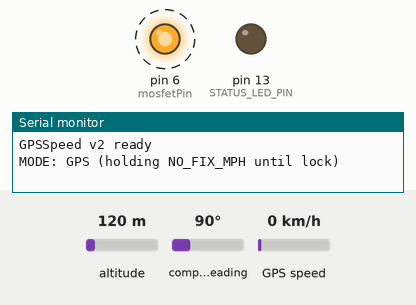
Recording of a sketch running on a simulated Arduino Uno, built for the host (arithmetic inside an expression is 32-bit, double 64-bit). Shown: output pins drawn as LEDs (lit = HIGH), the last lines printed to the serial monitor. Dashed ring = blinking. The test bench sets the inputs (shaded band); at power-on: GPS speed 0 km/h, altitude 120 m, compass heading 90°. The GPS gets a fix after 3 s at 37.7749, -122.4194 with 8 satellites.

Above: at 0.79 s.
1.3 s: GPS speed set to 18 km/h
At 3.3 s:
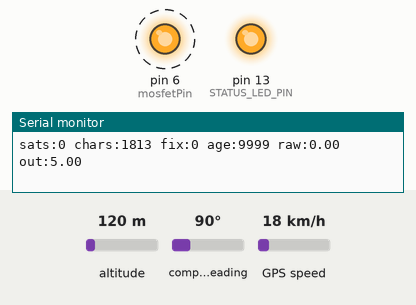
4.8 s: GPS speed set to 21 km/h
At 6.94 s:
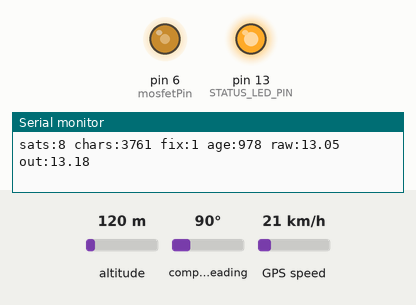
8.3 s: GPS speed set to 2 km/h
At 9.17 s:
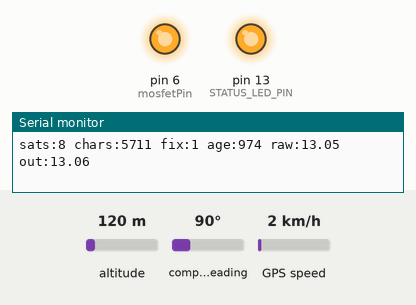
Timing chart, 0 to 17.8 s (numbered marks = the images above; inputs shaded):
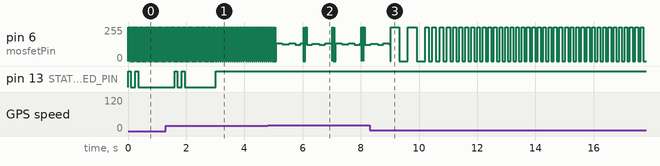

Measured:
- the behaviour switches between 20 and 21 km/h on GPS speed (found by bisection; images 1 and 2)

The sketch:

v2.ino
```cpp
// (licence header left out)
#include <TinyGPS++.h>

/* ======================= CONFIG: pick your setup ========================= */

// --- Run mode: what drives the commanded speed ---------------------------
#define MODE_GPS       0   // Real use: speed comes from GPS (holds NO_FIX_MPH until lock)
#define MODE_SERIAL    1   // Bench: type a speed into the serial monitor + Enter
#define MODE_SELFTEST  2   // Verify: auto-step through TEST_SPEEDS, 30 s each
#define RUN_MODE       MODE_GPS

// --- GPS transport (only matters in MODE_GPS) ----------------------------
//   0 = hardware Serial (high speed, NO serial monitor)
//   1 = SoftwareSerial on pins 4/3 (frees the monitor, but <~18 MPH)
// Hardware Serial means the GPS must be on the Uno UART pins:
//   GPS TX -> Arduino D0/RX, GPS RX -> Arduino D1/TX, common GND.
// If the GPS is still plugged into the SoftwareSerial header, this will
// compile and run, but TinyGPS++ will see zero bytes and the dash will sit at NO_FIX_MPH.
#define GPS_USE_SOFTSERIAL 1

// --- One-shot factory reset of GPS config ---------------------------------
// The GT-U7's battery-backed RAM preserves UBX config across power cycles.
// FULL NUKE: clears ALL config sections across every permanent device
// (BBR + Flash + EEPROM + SpiFlash) and reloads defaults, WITHOUT re-saving
// the current (broken) RAM state. Wipes almanac/ephemeris too -> next first
// fix is a cold start (~30 s with sky view). Flip back to 0 once chars > 0
// is restored, so subsequent boots don't keep cold-starting.
#define GPS_FACTORY_RESET 0

// --- Send a config burst at boot to run the GPS at 10 Hz, RMC-only -------
// 1 Hz GPS is a big chunk of the PerfectPass lag. 10 Hz cuts latency ~10x.
// At 10 Hz we also trim to RMC-only so the NEO-6M doesn't drop sentences.
// KEEP OFF until the plotter shows valid GPS speed at 1 Hz first; turn on
// only after that known-working baseline is confirmed.
#define GPS_CONFIG_10HZ 0

/* ======================= CONFIG: tuning knobs ============================ */

// Pulse calibration: output frequency (Hz) per 1 MPH commanded.
// Tuned on the boat. (MSWorking 4.75 -> v1 4.22 -> v2 4.38 via self-test
// calibration sweep, gives +/-0.1 MPH across 10-30 MPH.)
const float frequencyMile = 4.38;

int mosfetPin = 6; // Digital pin driving the MOSFET / paddlewheel line

// --- Lock acquisition (MODE_GPS, before we have a fix) -------------------
// Reported speed while we have no fix. Held steady on purpose: PerfectPass
// reads whatever we report as real boat speed, so anything that moves gets
// chased by its throttle PID. Keep this low and constant.
const float        NO_FIX_MPH      = 5.0;    // steady value shown until lock
const unsigned long FIX_TIMEOUT_MS  = 3000;  // no fresh fix for this long => NO_FIX_MPH

// Built-in LED status for MODE_GPS, useful when hardware Serial owns the UART:
//   solid on  = valid speed/fix is driving the output
//   2 blinks  = GPS bytes are arriving, but no valid fix/speed yet
//   1 blink   = no GPS bytes are arriving (wiring / connector / baud)
#define ENABLE_STATUS_LED 1
const int STATUS_LED_PIN = LED_BUILTIN;

// --- Self-test sequence (MODE_SELFTEST) ----------------------------------
// Wakeboard/ski range. Edit freely. Each value is held for TEST_STEP_MS,
// OR tap any character in the serial monitor to advance immediately.
const float        TEST_SPEEDS[]   = {0, 10, 15, 20, 22, 24, 26, 30};
const unsigned long TEST_STEP_MS    = 15000; // 15 s per step (tap to skip)

// --- Software lag compensation (the SW lever against oscillation) --------
// PERFECTPASS LAG note:
//   PerfectPass is the PID. We only REPORT speed to it. If our reported speed
//   lags reality, PerfectPass corrects late -> overshoot -> the hunting you
//   feel. We can't tune its PID, but we can stop feeding it stale data:
//     (a) 10 Hz GPS (above) removes most of the fixed latency.
//     (b) The predictor below estimates acceleration from successive GPS
//         samples and projects speed forward by SPEED_LEAD_SECONDS, so we
//         report where the boat is ABOUT to be, cancelling pipeline delay.
//   GPS-derived acceleration is noisy, so SPEED_SMOOTH_ALPHA filters it.
//   "Do I need an accelerometer?" -> (a)+(b) get you most of the way and are
//   free. A real accelerometer gives clean, high-rate acceleration for a much
//   stronger lead term, which is the robust fix if oscillation persists after
//   tuning these. Try SW first; reach for the IMU only if it's not enough.
#define ENABLE_PREDICTOR 1
const float SPEED_LEAD_SECONDS = 0.30; // how far ahead to project (s). 0 = off
const float SPEED_SMOOTH_ALPHA = 0.40; // 0..1 EMA on accel; lower = smoother

/* ========================================================================= */
/* Below here is wiring; you normally only touch the config blocks above.    */
/* ========================================================================= */

TinyGPSPlus gps;

#if GPS_USE_SOFTSERIAL
  #include <SoftwareSerial.h>
  SoftwareSerial ss(4, 3); // RX, TX
  Stream& gpsPort = ss;
#else
  Stream& gpsPort = Serial;
#endif

// Serial monitor is only usable when the GPS isn't squatting on hardware UART.
#if (RUN_MODE == MODE_GPS) && (GPS_USE_SOFTSERIAL == 0)
  #define SERIAL_FREE 0
#else
  #define SERIAL_FREE 1
#endif

float speedGlobal = 0.0;            // Final commanded speed sent to the pulse gen
unsigned long nextMosfetPulse = 0;  // Next scheduled pin toggle (micros)

String inputString = "";            // MODE_SERIAL line buffer

// Predictor / lock-tracking state
unsigned long lastFixMs = 0;        // millis() of last valid GPS location update
unsigned long lastGpsByteMs = 0;    // millis() of last received byte from GPS
bool   everHadFix = false;          // true once we've seen any valid fix
float  prevRawMph = 0.0;
unsigned long prevRawMs = 0;
float  accelEma = 0.0;              // smoothed acceleration estimate (mph/s)

void setup() {
  pinMode(mosfetPin, OUTPUT);
#if (RUN_MODE == MODE_GPS) && ENABLE_STATUS_LED
  pinMode(STATUS_LED_PIN, OUTPUT);
  digitalWrite(STATUS_LED_PIN, LOW);
#endif

  Serial.begin(9600);   // GPS link AND/OR monitor, depending on mode

#if GPS_USE_SOFTSERIAL
  ss.begin(9600);
#endif

#if (RUN_MODE == MODE_GPS) && GPS_FACTORY_RESET
  factoryResetGps();   // clear any custom config persisted in BBR
#endif

#if (RUN_MODE == MODE_GPS) && GPS_CONFIG_10HZ
  configureGps10Hz();
#endif

#if SERIAL_FREE
  Serial.println(F("\nGPSSpeed v2 ready"));
  #if RUN_MODE == MODE_SELFTEST
    Serial.println(F("MODE: SELF-TEST (stepping speeds, 30s each)"));
  #elif RUN_MODE == MODE_SERIAL
    Serial.println(F("MODE: SERIAL (type an MPH value + Enter)"));
  #else
    Serial.println(F("MODE: GPS (holding NO_FIX_MPH until lock)"));
  #endif
#endif
}

void loop() {
  unsigned long nowMicros = micros();

  updateCommandedSpeed();

  if (nowMicros >= nextMosfetPulse) {
    modulateOutput(speedGlobal);
  }
}

// Decide what speed we should be commanding right now, based on the mode.
void updateCommandedSpeed() {
#if RUN_MODE == MODE_SERIAL
  updateSpeedSerial();
#elif RUN_MODE == MODE_SELFTEST
  updateSpeedSelfTest();
#else
  updateSpeedGPS();
#endif
}

// ---- MODE_SERIAL: read a speed typed into the monitor -------------------
void updateSpeedSerial() {
  while (Serial.available()) {
    char inChar = (char)Serial.read();
    if (inChar == '\n') {
      speedGlobal = inputString.toFloat();
      Serial.print(F("Speed set to: "));
      Serial.println(speedGlobal);
      inputString = "";
    } else if (inChar != '\r') {
      inputString += inChar;
    }
  }
}

// ---- MODE_SELFTEST: step through TEST_SPEEDS; auto every TEST_STEP_MS,
//      or immediately when any character arrives on Serial. ---------------
void updateSpeedSelfTest() {
  const int count = sizeof(TEST_SPEEDS) / sizeof(TEST_SPEEDS[0]);
  static int idx = -1;             // -1 = uninitialized; first call starts step 0
  static unsigned long stepStartMs = 0;

  // Drain anything the user typed; any char triggers an advance.
  bool tapAdvance = false;
  while (Serial.available()) {
    Serial.read();
    tapAdvance = true;
  }

  bool timeAdvance = (idx >= 0) && (millis() - stepStartMs >= TEST_STEP_MS);
  if (idx < 0 || timeAdvance || tapAdvance) {
    idx = (idx + 1) % count;
    stepStartMs = millis();
    speedGlobal = TEST_SPEEDS[idx];
#if SERIAL_FREE
    Serial.print(F("[self-test] step "));
    Serial.print(idx + 1);
    Serial.print(F("/"));
    Serial.print(count);
    Serial.print(F(" -> "));
    Serial.print(speedGlobal);
    Serial.println(F(" MPH (tap any key to skip)"));
#endif
  }
}

// ---- MODE_GPS: real speed once locked, otherwise hold NO_FIX_MPH --------
void updateSpeedGPS() {
  // Pump every available GPS byte through the parser.
  while (gpsPort.available() > 0) {
    gps.encode(gpsPort.read());
    lastGpsByteMs = millis();

    // TinyGPS++ quirk seen on earlier builds: touch lat/lng before speed.
    bool locationUpdated = gps.location.isUpdated();
    if (locationUpdated) {
      gps.location.lat();
      gps.location.lng();
    }

    // RMC-only 10 Hz output updates speed directly, so key off speed updates
    // instead of requiring a fresh location update on the same pass.
    if ((gps.speed.isUpdated() || locationUpdated) &&
        gps.speed.isValid() &&
        gps.location.isValid()) {
      lastFixMs = millis();
      everHadFix = true;

      float rawMph = gps.speed.mph();
      speedGlobal = conditionSpeed(rawMph);
    }
  }

  bool haveFix = everHadFix && (millis() - lastFixMs < FIX_TIMEOUT_MS);

  // No fresh fix? Hold a steady low value. Don't move the needle around --
  // PerfectPass would read the motion as real acceleration and hunt throttle.
  if (!haveFix) {
    speedGlobal = NO_FIX_MPH;
  }

#if ENABLE_STATUS_LED
  updateGpsStatusLed(haveFix);
#endif

#if SERIAL_FREE
  // Heartbeat once a second. Format is label:value pairs so the Arduino IDE
  // Serial Plotter can graph each channel; Serial Monitor still reads fine.
  //   chars=0           -> no bytes reaching the parser (wiring / port / baud)
  //   chars>0, sats=0   -> GPS is talking, hasn't computed a fix yet
  //   fix=1             -> we're tracking real speed (raw + out are valid)
  static unsigned long lastDbgMs = 0;
  if (millis() - lastDbgMs >= 1000) {
    lastDbgMs = millis();
    Serial.print(F("sats:"));
    Serial.print(gps.satellites.value());
    Serial.print(F(" chars:"));
    Serial.print(gps.charsProcessed());
    Serial.print(F(" fix:"));
    Serial.print(haveFix ? 1 : 0);
    Serial.print(F(" age:"));
    Serial.print(lastFixMs == 0 ? 9999 : millis() - lastFixMs);
    Serial.print(F(" raw:"));
    Serial.print(gps.speed.mph());
    Serial.print(F(" out:"));
    Serial.println(speedGlobal);
  }
#endif
}

#if (RUN_MODE == MODE_GPS) && ENABLE_STATUS_LED
void updateGpsStatusLed(bool haveFix) {
  if (haveFix) {
    digitalWrite(STATUS_LED_PIN, HIGH);
    return;
  }

  bool haveRecentBytes = (lastGpsByteMs != 0) && (millis() - lastGpsByteMs < FIX_TIMEOUT_MS);
  byte blinkCount = haveRecentBytes ? 2 : 1;
  unsigned long phase = millis() % 1600;
  bool ledOn = false;

  for (byte i = 0; i < blinkCount; i++) {
    unsigned long blinkStart = i * 250UL;
    if (phase >= blinkStart && phase < blinkStart + 100UL) {
      ledOn = true;
    }
  }

  digitalWrite(STATUS_LED_PIN, ledOn ? HIGH : LOW);
}
#endif

// Lag compensation: project speed forward using GPS-derived acceleration.
float conditionSpeed(float rawMph) {
#if ENABLE_PREDICTOR
  unsigned long now = millis();
  if (prevRawMs != 0) {
    float dt = (now - prevRawMs) / 1000.0;
    if (dt > 0.0) {
      float accelRaw = (rawMph - prevRawMph) / dt;          // mph per second
      accelEma += SPEED_SMOOTH_ALPHA * (accelRaw - accelEma); // tame GPS noise
    }
  }
  prevRawMph = rawMph;
  prevRawMs  = now;

  float predicted = rawMph + accelEma * SPEED_LEAD_SECONDS;
  if (predicted < 0.0) predicted = 0.0;
  return predicted;
#else
  return rawMph;
#endif
}

// Toggle the MOSFET pin to make a square wave whose frequency encodes speed.
void modulateOutput(float speed) {
  if (speed < 0.1) speed = 0.1;
  if (speed > 60)  speed = 60;

  float frequency = speed * frequencyMile; // Hz

  // Half period for a 50% duty cycle.
  unsigned long delayTimeMicros = (unsigned long)(1000000.0 / (2 * frequency));

  // Quantize to a multiple of 128 us (keeps timing tidy on the Uno).
  delayTimeMicros = (delayTimeMicros / 128) * 128;

  if (delayTimeMicros < 1)      delayTimeMicros = 1;
  if (delayTimeMicros > 500000) delayTimeMicros = 500000;

  static bool mosfetState = LOW;
  mosfetState = !mosfetState;
  digitalWrite(mosfetPin, mosfetState);
  nextMosfetPulse = micros() + delayTimeMicros;
}

#if (RUN_MODE == MODE_GPS) && (GPS_CONFIG_10HZ || GPS_FACTORY_RESET)
// Frame a UBX packet (sync + body + Fletcher checksum) and write it to the GPS.
// body = {class, id, len_lo, len_hi, payload...}
void sendUBX(uint8_t* body, uint8_t len) {
  uint8_t ckA = 0, ckB = 0;
  for (uint8_t i = 0; i < len; i++) { ckA += body[i]; ckB += ckA; }
  gpsPort.write(0xB5);
  gpsPort.write(0x62);
  gpsPort.write(body, len);
  gpsPort.write(ckA);
  gpsPort.write(ckB);
}
#endif

#if (RUN_MODE == MODE_GPS) && GPS_FACTORY_RESET
// UBX-CFG-CFG: full-nuke revert. Clears every config section in every
// permanent device, loads defaults into RAM, does NOT save current RAM
// (so we can't accidentally re-persist the broken state). Also wipes
// warm-start data (almanac/ephemeris) -> first fix after this is cold.
//   clearMask  = 0x0000FFFF  (all sections)
//   saveMask   = 0x00000000  (don't save current RAM)
//   loadMask   = 0x0000FFFF  (load defaults into RAM)
//   deviceMask = 0x17        (BBR | Flash | EEPROM | SpiFlash)
void factoryResetGps() {
  uint8_t cfgReset[] = {
    0x06, 0x09, 0x0D, 0x00,
    0xFF, 0xFF, 0x00, 0x00,
    0x00, 0x00, 0x00, 0x00,
    0xFF, 0xFF, 0x00, 0x00,
    0x17
  };
  sendUBX(cfgReset, sizeof(cfgReset));
  delay(1500); // give the module time to apply + persist + resume NMEA
}
#endif

#if (RUN_MODE == MODE_GPS) && GPS_CONFIG_10HZ
// Send UBX commands to the NEO-6M: 10 Hz nav rate + RMC-only NMEA output.
void configureGps10Hz() {
  // CFG-RATE: measRate = 100 ms (=10 Hz), navRate 1, timeRef GPS.
  uint8_t cfgRate[] = {0x06, 0x08, 0x06, 0x00, 0x64, 0x00, 0x01, 0x00, 0x01, 0x00};
  sendUBX(cfgRate, sizeof(cfgRate));

  // CFG-MSG (NMEA class 0xF0): keep RMC, silence the rest to avoid drops @10Hz.
  setNmeaRate(0x00, 0); // GGA off
  setNmeaRate(0x01, 0); // GLL off
  setNmeaRate(0x02, 0); // GSA off
  setNmeaRate(0x03, 0); // GSV off
  setNmeaRate(0x04, 1); // RMC on  (this is the one with speed)
  setNmeaRate(0x05, 0); // VTG off
}

void setNmeaRate(uint8_t msgId, uint8_t rate) {
  uint8_t msg[] = {0x06, 0x01, 0x03, 0x00, 0xF0, msgId, rate};
  sendUBX(msg, sizeof(msg));
}
#endif
```
